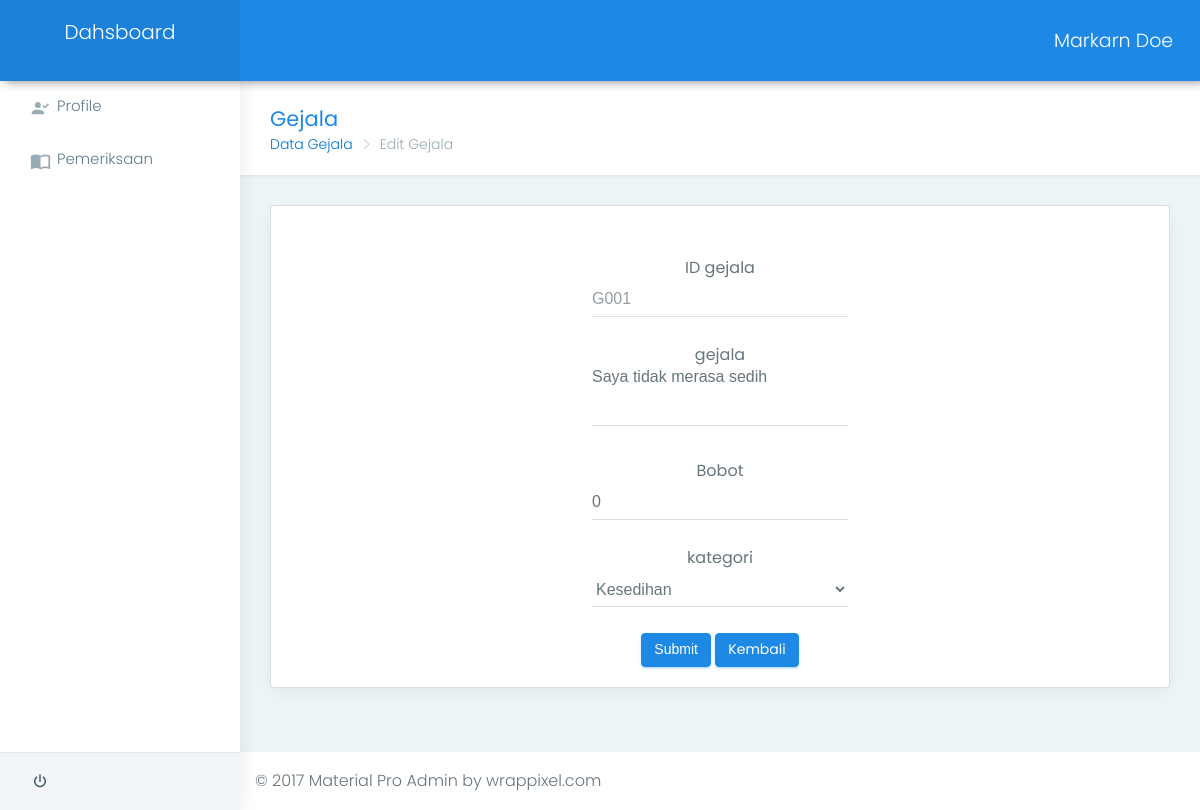
The page /back/gejala/edit/G001 on the database its author committed.
### tables this page shows
CREATE TABLE IF NOT EXISTS `tb_gejala` (
  `id_gejala` varchar(5) NOT NULL,
  `gejala` text NOT NULL,
  `bobot_gj` float NOT NULL,
  `id_kategori` varchar(5) NOT NULL
);

CREATE TABLE IF NOT EXISTS `tb_kategori` (
  `id_kategori` varchar(5) NOT NULL,
  `id_faktor` varchar(5) NOT NULL,
  `kategori` text NOT NULL,
  `bobot_kat` float NOT NULL
);

### application/controllers/back/Gejala.php (called while the page is built, shortened)
<?php if ( ! defined('BASEPATH')) exit('No direct script access allowed');
class Gejala extends CI_Controller {
	public function __construct()	{
		$this->load->library('session');
		$this->load->helper('form');
		$this->load->helper('url');
		$this->load->model('back/M_gejala');
		$this->load->model('back/M_kategori');
	}
	public function edit($id) {
         $data['data_gejala'] = $this->M_gejala->get_cari_gejala($id);
         $data['gejala'] = $this->M_gejala->get_gejala();
         $data['kategori'] = $this->M_gejala->get_kategori();
        $this->load->view('back/temp/head');
		$this->load->view('back/temp/sidebar');
        $this->load->view('back/gejala/edit_gejala',$data);
       	$this->load->view('back/temp/footer');
        }
}

### index.php (called while the page is built, shortened)
<?php
require_once BASEPATH.'core/CodeIgniter.php';

### application/models/back/M_gejala.php (called while the page is built, shortened)
<?php  if ( ! defined('BASEPATH')) exit('No direct script access allowed');
class M_gejala extends CI_Model {
	public function get_cari_gejala($id) {
    $this->db->select('*');
    $this->db->where('id_gejala', $id);
    $query = $this->db->get('tb_gejala');
    	return $query->result_array();
	}
	public function get_gejala() {
   		$query = $this->db->get('tb_gejala');
		return $query->result_array();
	}
	public function get_kategori() {
   		$query = $this->db->get('tb_kategori');
		return $query->result_array();
	}
}
?>

### application/views/back/gejala/edit_gejala.php (the view, shortened to what this page needs)
<div class="page-wrapper">
    <div class="container-fluid">
        <div class="row page-titles">
            <div class="col-md-5 col-8 align-self-center">
                <h3 class="text-themecolor">Gejala</h3>
                <ol class="breadcrumb">
                    <li class="breadcrumb-item"><a href="javascript:void(0)">Data Gejala</a></li>
                    <li class="breadcrumb-item active">Edit Gejala</li>
                </ol>
            </div>
            <div class="col-md-7 col-4 align-self-center">
            </div>
        </div>
        <div class="row">
            <div class="col-lg-12">
                <div class="card">
                    <div class="card-block">
                      <center class="m-t-30">
                        <?php foreach($data_gejala as $list) { ?>
                      <form class="form-horizontal form-material" method="post" action="<?php echo base_url() ?>back/gejala/edit_aksi">
                        <div class="form-group">
                          <label for="id_gejala" class="col-lg-2">ID gejala</label>
                            <div class="col-sm-4">
                                <input type="text" name="id_gejala" required="" value="<?php echo $list['id_gejala']; ?>" readonly="readonly" class="form-control" />
                            </div>
                        </div>
                        <div class="form-group">
                          <label for="id_gejala" class="col-lg-2">gejala</label>
                            <div class="col-sm-4">
                              <textarea class="form-control" rows="3" name="gejala" class="form-control" /><?php echo $list['gejala']; ?></textarea>
                            </div>
                        </div>
                        <div class="form-group">
                          <label for="bobot" class="col-lg-2">Bobot</label>
                            <div class="col-sm-4">
                              <input type="number" placeholder="1.00" step="0.01" min="0" max="1" name="bobot_gj" class="form-control" value="<?php echo $list['bobot_gj']; ?>"  />
                            </div>
                        </div>
                        <div class="form-group">
                          <label for="id_kategori" class="col-lg-2">kategori</label>
                            <div class="col-sm-4">
                              <select name="id_kategori" id="" class="form-control">
                              <?php foreach($kategori as $f) { ?>
                              <option value="<?php echo $f['id_kategori']?>"<?php if($list['id_kategori'] == ($f['id_kategori'])){ echo 'selected'; } ?>><?php echo $f['kategori']?></option>
                              <?php } ?>
                              </select>
                            </div>
                        </div>
                       <?php } ?>
                        <button type="submit" class="btn btn-info">Submit</button>
                        <a href="<?php echo base_url(); ?>back/gejala" label class="btn btn-info">Kembali</a>
                      </form>
                      </center>
                      </div>
                </div>
            </div>
        </div>
    </div>

### asset/back/material-lite/lite/css/colors/blue.css (style rules this page uses)
.text-themecolor { color: #1e88e5 !important; }

### rows shown on the page
tb_gejala: id_gejala "G001", gejala "Saya tidak merasa sedih", bobot_gj "0", id_kategori "Kesedihan"
